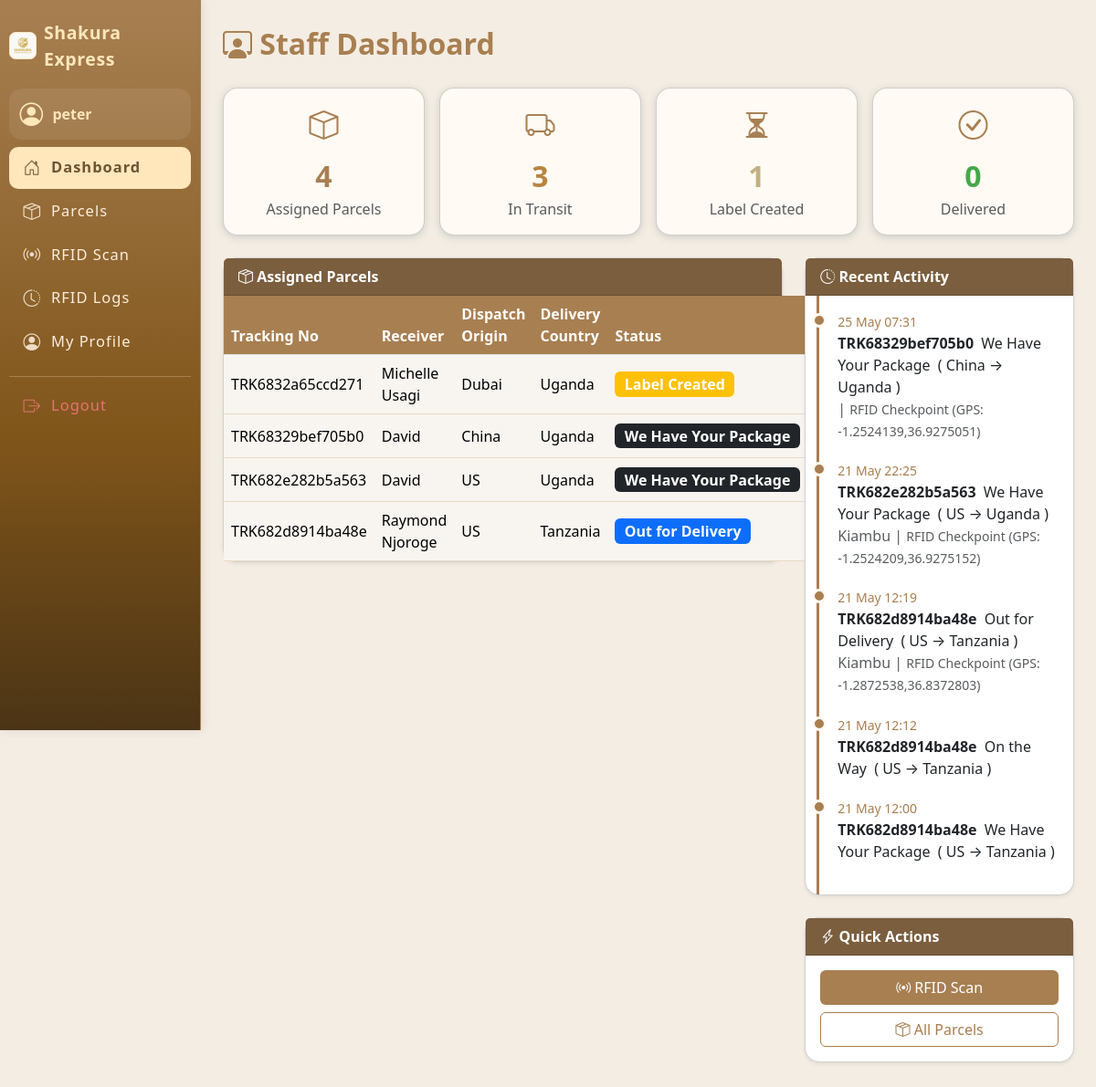
/dashboards/staff_dashboard.php (signed in), run on the app's committed database.
### tables this page shows
CREATE TABLE `users` (
  `id` int(11) NOT NULL AUTO_INCREMENT,
  `username` varchar(50) NOT NULL,
  `password` varchar(255) NOT NULL,
  `email` varchar(100) NOT NULL,
  `role` enum('admin','staff','customer') NOT NULL,
  `full_name` varchar(100) NOT NULL,
  `phone` varchar(20) DEFAULT NULL,
  `created_at` datetime DEFAULT current_timestamp(),
  `address_line1` varchar(255) DEFAULT NULL,
  `address_line2` varchar(255) DEFAULT NULL,
  `city` varchar(100) DEFAULT NULL,
  `country` varchar(100) DEFAULT NULL,
  `zip_code` varchar(20) DEFAULT NULL,
  PRIMARY KEY (`id`),
  UNIQUE KEY `username` (`username`)
);

CREATE TABLE `parcels` (
  `id` int(11) NOT NULL AUTO_INCREMENT,
  `tracking_number` varchar(30) NOT NULL,
  `sender_id` int(11) DEFAULT NULL,
  `receiver_name` varchar(100) DEFAULT NULL,
  `receiver_phone` varchar(20) DEFAULT NULL,
  `dispatch_origin` enum('Europe','US','UK','China','Dubai') NOT NULL,
  `delivery_country` enum('Kenya','Uganda','Tanzania') NOT NULL,
  `actual_weight` float NOT NULL,
  `length_cm` float NOT NULL,
  `width_cm` float NOT NULL,
  `height_cm` float NOT NULL,
  `volumetric_weight` float NOT NULL,
  `chargeable_weight` float NOT NULL,
  `fragile` enum('Yes','No') DEFAULT 'No',
  `price_per_kg` float NOT NULL,
  `price` decimal(10,2) NOT NULL,
  `assigned_staff` int(11) DEFAULT NULL,
  `status` enum('Label Created','We Have Your Package','On the Way','Out for Delivery','Delivered') NOT NULL DEFAULT 'Label Created',
  `created_at` datetime DEFAULT current_timestamp(),
  `delivered_at` datetime DEFAULT NULL,
  PRIMARY KEY (`id`),
  UNIQUE KEY `tracking_number` (`tracking_number`),
  KEY `sender_id` (`sender_id`),
  KEY `assigned_staff` (`assigned_staff`),
  CONSTRAINT `parcels_ibfk_1` FOREIGN KEY (`sender_id`) REFERENCES `users` (`id`) ON DELETE SET NULL,
  CONSTRAINT `parcels_ibfk_2` FOREIGN KEY (`assigned_staff`) REFERENCES `users` (`id`) ON DELETE SET NULL
);

CREATE TABLE `parcel_logs` (
  `id` int(11) NOT NULL AUTO_INCREMENT,
  `parcel_id` int(11) DEFAULT NULL,
  `status` varchar(100) DEFAULT NULL,
  `location` varchar(100) DEFAULT NULL,
  `remarks` text DEFAULT NULL,
  `gps_lat` double DEFAULT NULL,
  `gps_long` double DEFAULT NULL,
  `log_type` enum('manual','rfid','gps') DEFAULT 'manual',
  `log_time` datetime DEFAULT current_timestamp(),
  PRIMARY KEY (`id`),
  KEY `parcel_id` (`parcel_id`),
  CONSTRAINT `parcel_logs_ibfk_1` FOREIGN KEY (`parcel_id`) REFERENCES `parcels` (`id`)
);

### dashboards/staff_dashboard.php (the view, shortened to what this page needs)
<?php
include '../includes/db.php';
$user_id = $_SESSION['user_id'];
$total = $conn->query("SELECT COUNT(*) as c FROM parcels WHERE assigned_staff='$user_id'")->fetch_assoc()['c'];
$delivered = $conn->query("SELECT COUNT(*) as c FROM parcels WHERE assigned_staff='$user_id' AND status='Delivered'")->fetch_assoc()['c'];
$transit = $conn->query("SELECT COUNT(*) as c FROM parcels WHERE assigned_staff='$user_id' AND status IN('On the Way','Out for Delivery','We Have Your Package')")->fetch_assoc()['c'];
$pending = $conn->query("SELECT COUNT(*) as c FROM parcels WHERE assigned_staff='$user_id' AND status='Label Created'")->fetch_assoc()['c'];
$parcels = $conn->query("SELECT * FROM parcels WHERE assigned_staff='$user_id' ORDER BY created_at DESC LIMIT 10");
$logs = $conn->query(
    "SELECT pl.*, p.tracking_number, p.dispatch_origin, p.delivery_country FROM parcel_logs pl
     JOIN parcels p ON pl.parcel_id = p.id
     WHERE p.assigned_staff='$user_id'
     ORDER BY log_time DESC LIMIT 6"
);
?>
<!DOCTYPE html>
<html lang="en">
<head>
    <link rel="stylesheet" href="/assets/css/style.css">
    <link rel="stylesheet" href="https://cdn.jsdelivr.net/npm/bootstrap@5.3.3/dist/css/bootstrap.min.css">
    <link rel="stylesheet" href="https://cdn.jsdelivr.net/npm/bootstrap-icons@1.11.1/font/bootstrap-icons.css">
</head>
<body>
<div class="d-flex">
    <?php include '../includes/sidebar.php'; ?>
    <div class="container-fluid p-4">
        <div class="dashboard-title mb-4"><i class="bi bi-person-workspace"></i> Staff Dashboard</div>
        <div class="row mb-4 g-3">
            <div class="col-sm-6 col-lg-3">
                <div class="card card-stat text-center p-3">
                    <div class="stats-icon mb-2"><i class="bi bi-box"></i></div>
                    <div style="font-size:2em; font-weight:700; color:#a87f51;"><?= $total ?></div>
                    <div class="text-muted">Assigned Parcels</div>
                </div>
            </div>
            <div class="col-sm-6 col-lg-3">
                <div class="card card-stat text-center p-3">
                    <div class="stats-icon mb-2"><i class="bi bi-truck"></i></div>
                    <div style="font-size:2em; font-weight:700; color:#b98540;"><?= $transit ?></div>
                    <div class="text-muted">In Transit</div>
                </div>
            </div>
            <div class="col-sm-6 col-lg-3">
                <div class="card card-stat text-center p-3">
                    <div class="stats-icon mb-2"><i class="bi bi-hourglass-split"></i></div>
                    <div style="font-size:2em; font-weight:700; color:#c3b081;"><?= $pending ?></div>
                    <div class="text-muted">Label Created</div>
                </div>
            </div>
            <div class="col-sm-6 col-lg-3">
                <div class="card card-stat text-center p-3">
                    <div class="stats-icon mb-2"><i class="bi bi-check-circle"></i></div>
                    <div style="font-size:2em; font-weight:700; color:#44a84b;"><?= $delivered ?></div>
                    <div class="text-muted">Delivered</div>
                </div>
            </div>
        </div>
        <div class="row g-4">
            <div class="col-md-8">
                <div class="card shadow-sm mb-4">
                    <div class="card-header bg-brown text-white"><b><i class="bi bi-box-seam"></i> Assigned Parcels</b></div>
                    <div class="card-body p-0">
                        <table class="table table-brown mb-0 align-middle">
                            <thead>
                                <tr>
                                    <th>Tracking No</th>
                                    <th>Receiver</th>
                                    <th>Dispatch Origin</th>
                                    <th>Delivery Country</th>
                                    <th>Status</th>
                                    <th>Action</th>
                                </tr>
                            </thead>
                            <tbody>
                                <?php while($p = $parcels->fetch_assoc()): ?>
                                <tr>
                                    <td><?= htmlspecialchars($p['tracking_number']) ?></td>
                                    <td><?= htmlspecialchars($p['receiver_name']) ?></td>
                                    <td><?= htmlspecialchars($p['dispatch_origin']) ?></td>
                                    <td><?= htmlspecialchars($p['delivery_country']) ?></td>
                                    <td>
                                        <?php
                                        $badge = 'secondary';
                                        $status = $p['status'];
                                        if($status == 'Delivered') $badge = 'success';
                                        elseif($status == 'Label Created') $badge = 'warning';
                                        elseif($status == 'On the Way') $badge = 'info';
                                        elseif($status == 'Out for Delivery') $badge = 'primary';
                                        elseif($status == 'We Have Your Package') $badge = 'dark';
                                        ?>
                                        <span class="badge bg-<?= $badge ?> badge-status"><?= htmlspecialchars($status) ?></span>
                                    </td>
                                    <td>
                                        <a href="../parcels/edit_parcel.php?id=<?= $p['id'] ?>" class="btn btn-sm btn-brown">Update</a>
                                    </td>
                                </tr>
                                <?php endwhile; ?>
                            </tbody>
                        </table>
                    </div>
                </div>
            </div>
            <div class="col-md-4">
                <div class="card shadow-sm mb-4">
                    <div class="card-header bg-brown text-white"><b><i class="bi bi-clock-history"></i> Recent Activity</b></div>
                    <div class="card-body timeline">
                        <?php while($l = $logs->fetch_assoc()): ?>
                            <div class="timeline-entry">
                                <div><span class="small"><?= date('d M H:i', strtotime($l['log_time'])) ?></span></div>
                                <div>
                                    <span class="fw-bold text-brown"><?= htmlspecialchars($l['tracking_number']) ?></span>
                                    <span class="ms-1"><?= htmlspecialchars($l['status']) ?></span>
                                    <span class="ms-1">(
                                        <?= htmlspecialchars($l['dispatch_origin']) ?> → <?= htmlspecialchars($l['delivery_country']) ?>
                                    )</span>
                                </div>
                                <div class="text-muted"><?= htmlspecialchars($l['location']) ?>
                                    <?php if(!empty($l['remarks'])): ?>
                                    | <small><?= htmlspecialchars($l['remarks']) ?></small>
                                    <?php endif; ?>
                                </div>
                            </div>
                        <?php endwhile; ?>
                    </div>
                </div>
                <div class="card shadow-sm mb-4">
                    <div class="card-header bg-brown text-white"><b><i class="bi bi-lightning-charge"></i> Quick Actions</b></div>
                    <div class="card-body text-center">
                        <a href="../rfid/scan.php" class="btn btn-brown mb-2 w-100"><i class="bi bi-broadcast"></i> RFID Scan</a>
                        <a href="../parcels/view_parcel.php" class="btn btn-outline-brown w-100"><i class="bi bi-box-seam"></i> All Parcels</a>
                    </div>
                </div>
            </div>
        </div>
    </div>
</div>
</body>
</html>

### includes/sidebar.php (shortened to what this page needs)
<?php
$role = $_SESSION['role'];
$user_id = $_SESSION['user_id'] ?? null;
require_once '../includes/db.php';
$user_name = '';
if ($user_id) {
    $user_res = $conn->query("SELECT username FROM users WHERE id=$user_id");
    if ($user_res && $user_res->num_rows) {
        $u = $user_res->fetch_assoc();
        $user_name = htmlspecialchars($u['username']);
    }
}
?>
<head>
    <link rel="stylesheet" href="https://cdn.jsdelivr.net/npm/bootstrap-icons@1.11.3/font/bootstrap-icons.min.css">
    <link rel="stylesheet" href="../assets/css/style.css">
</head>
<nav class="sidebar">
    <div class="sidebar-brand">
        <img src="../assets/images/logo.jpeg" width="30" alt="Logo" style="border-radius:7px; background:#fff6eb; border:1.3px solid #ffe6bb;">
        <span>Shakura Express</span>
    </div>
    <div class="user-mini-profile mb-2">
        <i class="bi bi-person-circle"></i>
        <div class="user-details">
            <span><?= $user_name ?: ucfirst($role) ?></span>
        </div>
    </div>
    <ul class="nav flex-column">
        <?php if($role=='admin'): ?>
            <li><a href="../dashboards/admin_dashboard.php" class="nav-link<?=strpos($_SERVER['PHP_SELF'],'admin_dashboard.php')!==false?' active':''?>"><i class="bi bi-house-door"></i> Dashboard</a></li>
            <li><a href="../users/profile.php" class="nav-link<?=strpos($_SERVER['PHP_SELF'],'profile.php')!==false?' active':''?>"><i class="bi bi-person-circle"></i> My Profile</a></li>
            <hr>
            <li><a href="../parcels/add_parcel.php" class="nav-link<?=strpos($_SERVER['PHP_SELF'],'add_parcel.php')!==false?' active':''?>"><i class="bi bi-plus-square"></i> Add Parcel</a></li>
            <li><a href="../parcels/view_parcel.php" class="nav-link<?=strpos($_SERVER['PHP_SELF'],'view_parcel.php')!==false?' active':''?>"><i class="bi bi-box-seam"></i> View Parcels</a></li>
            <li><a href="../pricing/set_pricing.php" class="nav-link<?=strpos($_SERVER['PHP_SELF'],'set_pricing.php')!==false?' active':''?>"><i class="bi bi-cash-coin"></i> Set Pricing</a></li>
            <li><a href="../invoices/view_invoice.php" class="nav-link<?=strpos($_SERVER['PHP_SELF'],'view_invoice.php')!==false?' active':''?>"><i class="bi bi-file-earmark-text"></i> All Invoices</a></li>
            <hr>
            <li><a href="../rfid/logs.php" class="nav-link<?=strpos($_SERVER['PHP_SELF'],'logs.php')!==false?' active':''?>"><i class="bi bi-broadcast"></i> RFID Logs</a></li>
            <li><a href="../users/manage.php" class="nav-link<?=strpos($_SERVER['PHP_SELF'],'manage.php')!==false?' active':''?>"><i class="bi bi-people"></i> Manage Users</a></li>
        <?php elseif($role=='staff'): ?>
            <li><a href="../dashboards/staff_dashboard.php" class="nav-link<?=strpos($_SERVER['PHP_SELF'],'staff_dashboard.php')!==false?' active':''?>"><i class="bi bi-house-door"></i> Dashboard</a></li>
            <li><a href="../parcels/view_parcel.php" class="nav-link<?=strpos($_SERVER['PHP_SELF'],'view_parcel.php')!==false?' active':''?>"><i class="bi bi-box-seam"></i>Parcels</a></li>
            <li><a href="../rfid/scan.php" class="nav-link<?=strpos($_SERVER['PHP_SELF'],'scan.php')!==false?' active':''?>"><i class="bi bi-broadcast"></i> RFID Scan</a></li>
            <li><a href="../rfid/logs.php" class="nav-link<?=strpos($_SERVER['PHP_SELF'],'logs.php')!==false?' active':''?>"><i class="bi bi-clock-history"></i> RFID Logs</a></li>
            <li><a href="../users/profile.php" class="nav-link<?=strpos($_SERVER['PHP_SELF'],'profile.php')!==false?' active':''?>"><i class="bi bi-person-circle"></i> My Profile</a></li>
        <?php endif; ?>
        <hr>
        <li><a href="../auth/logout.php" class="nav-link text-danger"><i class="bi bi-box-arrow-right"></i> Logout</a></li>
    </ul>
</nav>

### data on the page
users: username "peter"
parcels: tracking_number "TRK6832a65ccd271", receiver_name "Michelle Usagi", dispatch_origin "Dubai", delivery_country "Uganda", status "Label Created"
parcels: tracking_number "TRK68329bef705b0", receiver_name "David", dispatch_origin "China", delivery_country "Uganda", status "We Have Your Package"
parcels: tracking_number "TRK682e282b5a563", receiver_name "David", dispatch_origin "US", delivery_country "Uganda", status "We Have Your Package"
parcels: tracking_number "TRK682d8914ba48e", receiver_name "Raymond Njoroge", dispatch_origin "US", delivery_country "Tanzania", status "Out for Delivery"
parcel_logs: log_time "25 May 07:31", parcel.tracking_number "TRK68329bef705b0", status "We Have Your Package", parcel.dispatch_origin "China", parcel.delivery_country "Uganda", remarks "RFID Checkpoint (GPS: -1.2524139,36.9275051)"
parcel_logs: log_time "21 May 22:25", parcel.tracking_number "TRK682e282b5a563", status "We Have Your Package", parcel.dispatch_origin "US", parcel.delivery_country "Uganda", location "Kiambu", remarks "RFID Checkpoint (GPS: -1.2524209,36.9275152)"
parcel_logs: log_time "21 May 12:19", parcel.tracking_number "TRK682d8914ba48e", status "Out for Delivery", parcel.dispatch_origin "US", parcel.delivery_country "Tanzania", location "Kiambu", remarks "RFID Checkpoint (GPS: -1.2872538,36.8372803)"
parcel_logs: log_time "21 May 12:12", parcel.tracking_number "TRK682d8914ba48e", status "On the Way", parcel.dispatch_origin "US", parcel.delivery_country "Tanzania"
parcel_logs: log_time "21 May 12:00", parcel.tracking_number "TRK682d8914ba48e", status "We Have Your Package", parcel.dispatch_origin "US", parcel.delivery_country "Tanzania"

### other printed values
$total "4"
$transit "3"
$pending "1"
$delivered "0"
